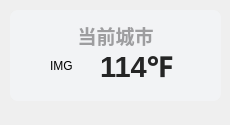
<?xml version="1.0" encoding="UTF-8"?>
<ui version="4.0">
 <class>Form</class>
 <widget class="QWidget" name="Form">
  <property name="geometry">
   <rect>
    <x>0</x>
    <y>0</y>
    <width>230</width>
    <height>125</height>
   </rect>
  </property>
  <property name="minimumSize">
   <size>
    <width>0</width>
    <height>0</height>
   </size>
  </property>
  <property name="maximumSize">
   <size>
    <width>16777215</width>
    <height>65536</height>
   </size>
  </property>
  <property name="windowTitle">
   <string>Form</string>
  </property>
  <widget class="QLabel" name="activity_countdown_title">
   <property name="geometry">
    <rect>
     <x>20</x>
     <y>20</y>
     <width>191</width>
     <height>31</height>
    </rect>
   </property>
   <property name="font">
    <font>
     <family>Microsoft YaHei UI</family>
     <pointsize>14</pointsize>
     <weight>75</weight>
     <bold>true</bold>
    </font>
   </property>
   <property name="styleSheet">
    <string notr="true">color: rgba(0, 0, 0, 90);
font-weight: bold;</string>
   </property>
   <property name="text">
    <string>当前城市</string>
   </property>
   <property name="textFormat">
    <enum>Qt::PlainText</enum>
   </property>
   <property name="alignment">
    <set>Qt::AlignCenter</set>
   </property>
  </widget>
  <widget class="QLabel" name="activity_countdown">
   <property name="geometry">
    <rect>
     <x>100</x>
     <y>40</y>
     <width>111</width>
     <height>51</height>
    </rect>
   </property>
   <property name="font">
    <font>
     <family>Microsoft YaHei UI</family>
     <pointsize>22</pointsize>
     <weight>75</weight>
     <bold>true</bold>
    </font>
   </property>
   <property name="styleSheet">
    <string notr="true">border: none;
color: rgba(37, 37, 37, 255);
font-weight: bold</string>
   </property>
   <property name="text">
    <string>114℉</string>
   </property>
   <property name="textFormat">
    <enum>Qt::PlainText</enum>
   </property>
   <property name="alignment">
    <set>Qt::AlignLeading|Qt::AlignLeft|Qt::AlignVCenter</set>
   </property>
  </widget>
  <widget class="QLabel" name="label">
   <property name="geometry">
    <rect>
     <x>10</x>
     <y>10</y>
     <width>211</width>
     <height>91</height>
    </rect>
   </property>
   <property name="styleSheet">
    <string notr="true">background-color: rgba(242, 243, 245, 242);
border-radius: 8px</string>
   </property>
   <property name="text">
    <string/>
   </property>
  </widget>
  <widget class="QLabel" name="label_2">
   <property name="geometry">
    <rect>
     <x>50</x>
     <y>50</y>
     <width>31</width>
     <height>31</height>
    </rect>
   </property>
   <property name="text">
    <string>IMG</string>
   </property>
  </widget>
  <zorder>label</zorder>
  <zorder>activity_countdown_title</zorder>
  <zorder>activity_countdown</zorder>
  <zorder>label_2</zorder>
 </widget>
 <resources/>
 <connections/>
</ui>
